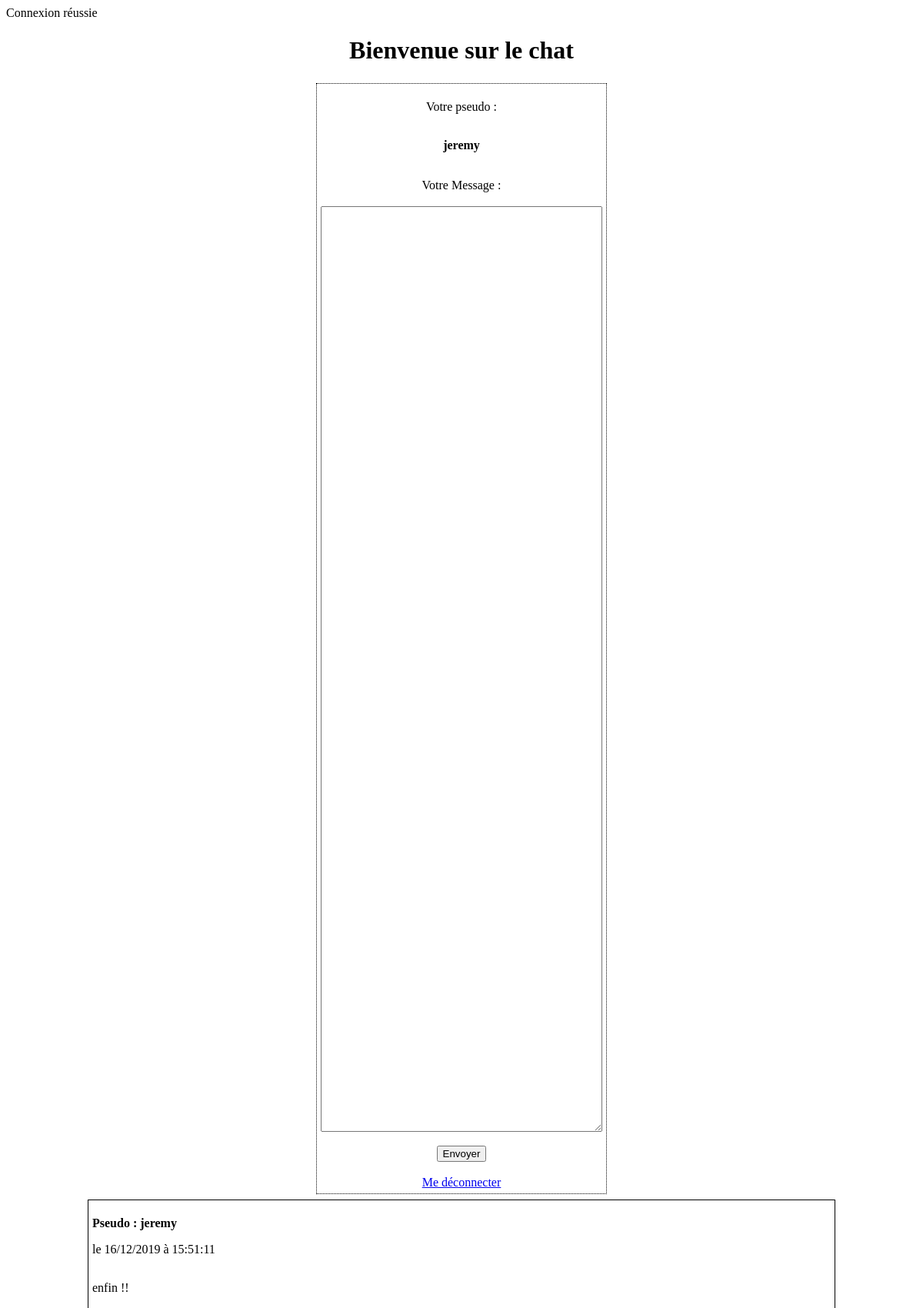
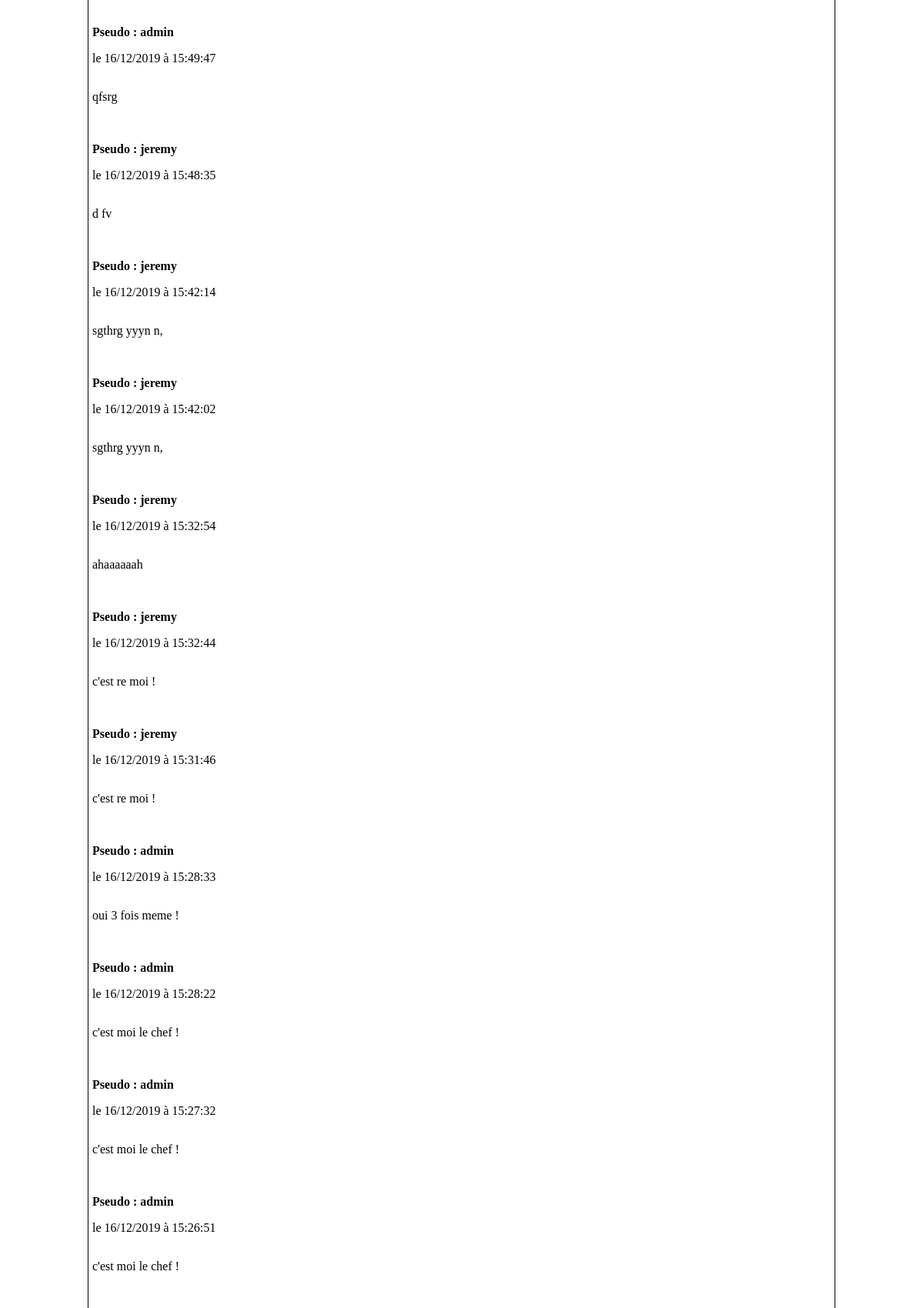
/ECF_chat/index.php (signed in, upper part), run on the app's committed database (2 pictures, top to bottom).
### tables this page shows
CREATE TABLE `message` (
  `id_message` int(11) NOT NULL,
  `contributeur` varchar(30) NOT NULL,
  `contenu_message` text NOT NULL,
  `time_post` timestamp NOT NULL DEFAULT CURRENT_TIMESTAMP
);

### ECF_chat/index.php (called while the page is built, shortened)
<?php
require_once('header.php');
require('requete.php');

### ECF_chat/messages_html.php (the view, shortened to what this page needs)
<div class = "chat_content">
    <?php
        $req_prep2 = $conn->prepare(
            "SELECT contributeur, contenu_message, time_post
            FROM message ORDER BY time_post DESC");
        $req_prep2->execute();
        $results = $req_prep2 ->fetchAll(\PDO::FETCH_ASSOC);
        foreach($results as $result){
    ?>
    <div class ="pseudo_chat">
        <p><strong> Pseudo : <?php echo $result["contributeur"] ;?> </strong></p>
        <p><?php $datetime = DateTime::createFromFormat("Y-m-d H:i:s", $result["time_post"]);
				echo "le ".$datetime->format("d/m/Y à H:i:s");  ?></p>
    </div>
    <div class ="message_chat">
        <p><?php echo $result["contenu_message"]; ?></p>
    </div>
    <?php
    }
    ?>
</div>

### ECF_chat/header.php (shortened to what this page needs)
<!DOCTYPE html>
<html lang="fr">
<head>
        <link rel='stylesheet' type='text/css' media='screen' href='main.css'>
</head>
<main>
    <h1>Bienvenue sur le chat</h1>
    <div class = "formulaires">

### ECF_chat/requete.php (shortened to what this page needs)
<?php
if (empty($_SESSION['login'])){
    require('inscription_connexion.html');
}else{
    require('connecte_chat.php');
    require("messages_html.php");
}

### ECF_chat/connecte_chat.php (shortened to what this page needs)
<form method = "POST" name = "contribution_chat" action ="index.php" class = "contribution">
               <p>Votre pseudo :</p>
               <p><strong><?=$_SESSION['login'] ?></strong></p>
               <label for = "message">Votre Message :</label>
               <textarea name="message" id="message" rows="10" cols="30">
               </textarea>
               <input type ="submit" name ="submit_message" value ="Envoyer">
               <a href="logout.php">Me déconnecter</a>
           </form>
   </div>

### ECF_chat/main.css (style rules this page uses)
main { display: flex; flex-direction: column; align-items: center; }
form { display: flex; flex-direction: column; align-items: center; }
.chat_content { width:80vw; height:50vh; border:1px solid black; margin:5px; padding: 5px; display: flex; flex-direction:column; overflow: scroll; }
.formulaires { display: flex; flex-direction: row; justify-content: space-around; align-self:center; }
.inscription, .contribution, .formulaire_connexion { border: 1px dotted black; margin: 2px; padding: 5px; justify-content: center; }
#message { width:30vw; height:20vh; }

### data on the page
message: contributeur "jeremy", time_post "16/12/2019 à 15:51:11", contenu_message "enfin !!"
message: contributeur "admin", time_post "16/12/2019 à 15:49:47", contenu_message "qfsrg"
message: contributeur "jeremy", time_post "16/12/2019 à 15:48:35", contenu_message "d fv"
message: contributeur "jeremy", time_post "16/12/2019 à 15:42:14", contenu_message "sgthrg yyyn n,"
message: contributeur "jeremy", time_post "16/12/2019 à 15:42:02", contenu_message "sgthrg yyyn n,"
message: contributeur "jeremy", time_post "16/12/2019 à 15:32:54", contenu_message "ahaaaaaah"
message: contributeur "jeremy", time_post "16/12/2019 à 15:32:44", contenu_message "c'est re moi !"
message: contributeur "jeremy", time_post "16/12/2019 à 15:31:46", contenu_message "c'est re moi !"
message: contributeur "admin", time_post "16/12/2019 à 15:28:33", contenu_message "oui 3 fois meme !"
message: contributeur "admin", time_post "16/12/2019 à 15:28:22", contenu_message "c'est moi le chef !"
message: contributeur "admin", time_post "16/12/2019 à 15:27:32", contenu_message "c'est moi le chef !"
message: contributeur "admin", time_post "16/12/2019 à 15:26:51", contenu_message "c'est moi le chef !"

### other printed values
$_SESSION['login'] "jeremy"
